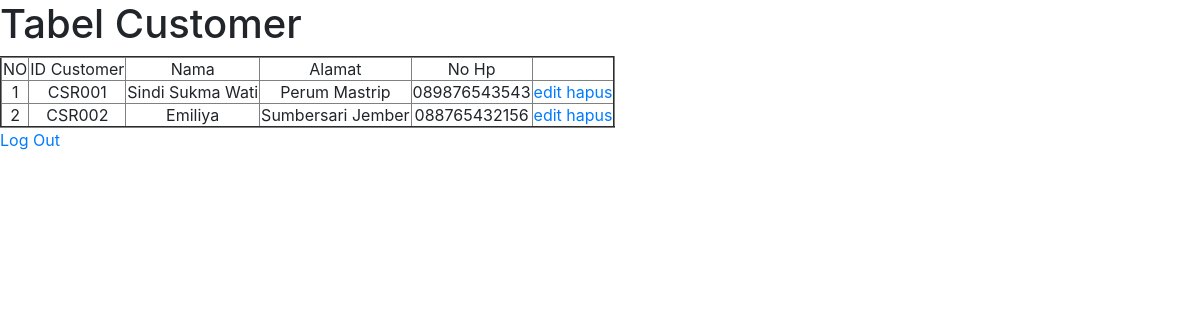
/customer.php, run on an earlier commit of the app's database.
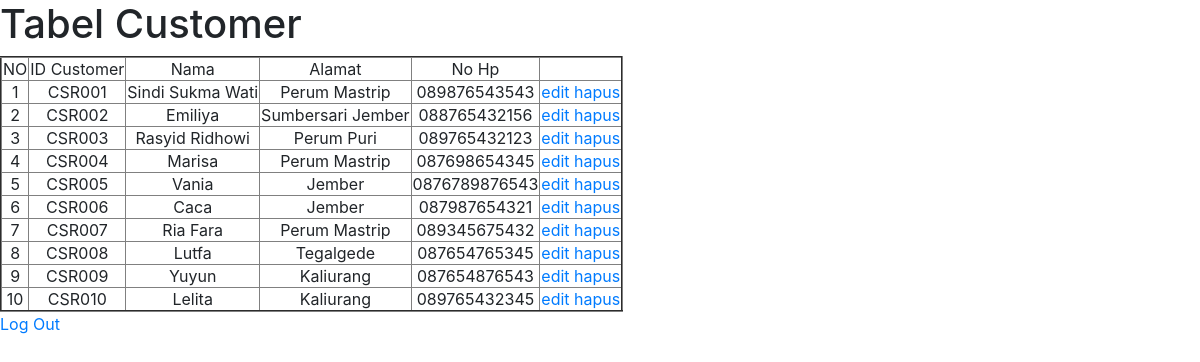
And on a later commit of the database.
### tables this page shows
CREATE TABLE `tb_customer` (
  `id_customer` varchar(10) NOT NULL,
  `nama` varchar(100) NOT NULL,
  `alamat` varchar(255) NOT NULL,
  `no_hp` varchar(20) NOT NULL
);

### customer.php (the view, shortened to what this page needs)
<?php
require ("koneksi.php");
?>
<html>
<head>
        <link rel="stylesheet" href="https://cdn.jsdelivr.net/npm/bootstrap@4.3.1/dist/css/bootstrap.min.css">
</head>
    <body>
        <h1>Tabel Customer</h1>
        <table border='2' style="text-align:center">
            <tr>
                <td>NO</td>
                <td>ID Customer</td>
                <td>Nama</td>
                <td>Alamat</td>
                <td>No Hp</td>
                <td colspan="2"></td>
            </tr>
            <?php
            $query  = "SELECT * FROM tb_customer";
            $result = mysqli_query($koneksi, $query);
            $no     = 1;
            while ($row = mysqli_fetch_array($result)){
                $cust   = $row['id_customer'];
                $nama = $row['nama'];
                $alamat= $row['alamat'];
                $hp   = $row['no_hp'];
            ?>
            <tr>
                <td><?php echo $no; ?></td>
                <td><?php echo $cust; ?></td>
                <td><?php echo $nama; ?></td>
                <td><?php echo $alamat; ?></td>
                <td><?php echo $hp; ?></td>
                <td>
                <a href="customeredit.php?id_customer=<?php echo $row['id_customer']; ?>">edit</a>
                <a href="customerhapus.php?id_customer=<?php echo $row['id_customer']; ?>">hapus</a>
            </td>
            </tr>
            <?php
            $no++;
            }?>
        </table>
        <a href="login.php">Log Out</a>
    </body>
</html>

What changed in the data, as far as the page shows it:
added tb_customer: id_customer "CSR003", nama "Rasyid Ridhowi", alamat "Perum Puri", no_hp "089765432123"
added tb_customer: id_customer "CSR004", nama "Marisa", alamat "Perum Mastrip", no_hp "087698654345"
added tb_customer: id_customer "CSR005", nama "Vania", alamat "Jember", no_hp "0876789876543"
added tb_customer: id_customer "CSR006", nama "Caca", alamat "Jember", no_hp "087987654321"
added tb_customer: id_customer "CSR007", nama "Ria Fara", alamat "Perum Mastrip", no_hp "089345675432"
added tb_customer: id_customer "CSR008", nama "Lutfa", alamat "Tegalgede", no_hp "087654765345"
added tb_customer: id_customer "CSR009", nama "Yuyun", alamat "Kaliurang", no_hp "087654876543"
added tb_customer: id_customer "CSR010", nama "Lelita", alamat "Kaliurang", no_hp "089765432345"
